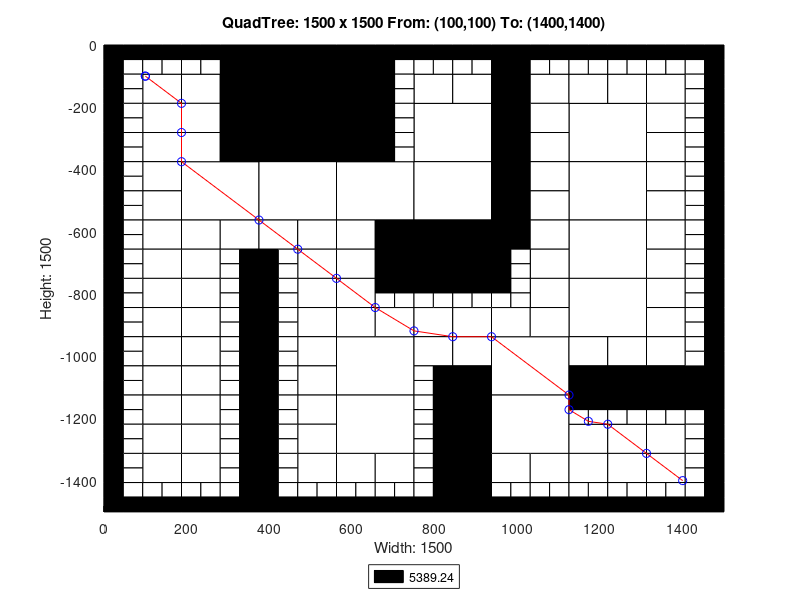

The MATLAB script that drew this image:
axis([0 1500 -1500 0]);
title('QuadTree: 1500 x 1500 From: (100,100) To: (1400,1400)');
xlabel('Width: 1500');
ylabel('Height: 1500');
rectangle('Position',[375 -187.5 187.5 187.5], 'FaceColor',[0 0 0]);
rectangle('Position',[375 -375 187.5 187.5], 'FaceColor',[0 0 0]);
rectangle('Position',[187.5 -562.5 187.5 187.5], 'FaceColor',[1 1 1]);
rectangle('Position',[375 -562.5 187.5 187.5], 'FaceColor',[1 1 1]);
rectangle('Position',[562.5 -562.5 187.5 187.5], 'FaceColor',[1 1 1]);
rectangle('Position',[750 -375 187.5 187.5], 'FaceColor',[1 1 1]);
rectangle('Position',[1125 -375 187.5 187.5], 'FaceColor',[1 1 1]);
rectangle('Position',[750 -562.5 187.5 187.5], 'FaceColor',[1 1 1]);
rectangle('Position',[750 -750 187.5 187.5], 'FaceColor',[0 0 0]);
rectangle('Position',[1125 -562.5 187.5 187.5], 'FaceColor',[1 1 1]);
rectangle('Position',[1125 -750 187.5 187.5], 'FaceColor',[1 1 1]);
rectangle('Position',[562.5 -1125 187.5 187.5], 'FaceColor',[1 1 1]);
rectangle('Position',[562.5 -1312.5 187.5 187.5], 'FaceColor',[1 1 1]);
rectangle('Position',[937.5 -1125 187.5 187.5], 'FaceColor',[1 1 1]);
rectangle('Position',[1125 -937.5 187.5 187.5], 'FaceColor',[1 1 1]);
rectangle('Position',[937.5 -1312.5 187.5 187.5], 'FaceColor',[1 1 1]);
rectangle('Position',[93.75 -187.5 93.75 93.75], 'FaceColor',[1 1 1]);
rectangle('Position',[281.25 -93.75 93.75 93.75], 'FaceColor',[0 0 0]);
rectangle('Position',[187.5 -187.5 93.75 93.75], 'FaceColor',[1 1 1]);
rectangle('Position',[281.25 -187.5 93.75 93.75], 'FaceColor',[0 0 0]);
rectangle('Position',[93.75 -281.25 93.75 93.75], 'FaceColor',[1 1 1]);
rectangle('Position',[93.75 -375 93.75 93.75], 'FaceColor',[1 1 1]);
rectangle('Position',[187.5 -281.25 93.75 93.75], 'FaceColor',[1 1 1]);
rectangle('Position',[281.25 -281.25 93.75 93.75], 'FaceColor',[0 0 0]);
rectangle('Position',[187.5 -375 93.75 93.75], 'FaceColor',[1 1 1]);
rectangle('Position',[281.25 -375 93.75 93.75], 'FaceColor',[0 0 0]);
rectangle('Position',[562.5 -93.75 93.75 93.75], 'FaceColor',[0 0 0]);
rectangle('Position',[562.5 -187.5 93.75 93.75], 'FaceColor',[0 0 0]);
rectangle('Position',[562.5 -281.25 93.75 93.75], 'FaceColor',[0 0 0]);
rectangle('Position',[562.5 -375 93.75 93.75], 'FaceColor',[0 0 0]);
rectangle('Position',[93.75 -468.75 93.75 93.75], 'FaceColor',[1 1 1]);
rectangle('Position',[93.75 -562.5 93.75 93.75], 'FaceColor',[1 1 1]);
rectangle('Position',[93.75 -656.25 93.75 93.75], 'FaceColor',[1 1 1]);
rectangle('Position',[93.75 -750 93.75 93.75], 'FaceColor',[1 1 1]);
rectangle('Position',[187.5 -656.25 93.75 93.75], 'FaceColor',[1 1 1]);
rectangle('Position',[281.25 -656.25 93.75 93.75], 'FaceColor',[1 1 1]);
rectangle('Position',[187.5 -750 93.75 93.75], 'FaceColor',[1 1 1]);
rectangle('Position',[375 -656.25 93.75 93.75], 'FaceColor',[1 1 1]);
rectangle('Position',[468.75 -656.25 93.75 93.75], 'FaceColor',[1 1 1]);
rectangle('Position',[468.75 -750 93.75 93.75], 'FaceColor',[1 1 1]);
rectangle('Position',[562.5 -656.25 93.75 93.75], 'FaceColor',[1 1 1]);
rectangle('Position',[656.25 -656.25 93.75 93.75], 'FaceColor',[0 0 0]);
rectangle('Position',[562.5 -750 93.75 93.75], 'FaceColor',[1 1 1]);
rectangle('Position',[656.25 -750 93.75 93.75], 'FaceColor',[0 0 0]);
rectangle('Position',[750 -187.5 93.75 93.75], 'FaceColor',[1 1 1]);
rectangle('Position',[843.75 -187.5 93.75 93.75], 'FaceColor',[1 1 1]);
rectangle('Position',[937.5 -93.75 93.75 93.75], 'FaceColor',[0 0 0]);
rectangle('Position',[937.5 -187.5 93.75 93.75], 'FaceColor',[0 0 0]);
rectangle('Position',[1031.25 -187.5 93.75 93.75], 'FaceColor',[1 1 1]);
rectangle('Position',[937.5 -281.25 93.75 93.75], 'FaceColor',[0 0 0]);
rectangle('Position',[1031.25 -281.25 93.75 93.75], 'FaceColor',[1 1 1]);
rectangle('Position',[937.5 -375 93.75 93.75], 'FaceColor',[0 0 0]);
rectangle('Position',[1031.25 -375 93.75 93.75], 'FaceColor',[1 1 1]);
rectangle('Position',[1125 -187.5 93.75 93.75], 'FaceColor',[1 1 1]);
rectangle('Position',[1218.75 -187.5 93.75 93.75], 'FaceColor',[1 1 1]);
rectangle('Position',[1312.5 -187.5 93.75 93.75], 'FaceColor',[1 1 1]);
rectangle('Position',[1312.5 -281.25 93.75 93.75], 'FaceColor',[1 1 1]);
rectangle('Position',[1312.5 -375 93.75 93.75], 'FaceColor',[1 1 1]);
rectangle('Position',[937.5 -468.75 93.75 93.75], 'FaceColor',[0 0 0]);
rectangle('Position',[1031.25 -468.75 93.75 93.75], 'FaceColor',[1 1 1]);
rectangle('Position',[937.5 -562.5 93.75 93.75], 'FaceColor',[0 0 0]);
rectangle('Position',[1031.25 -562.5 93.75 93.75], 'FaceColor',[1 1 1]);
rectangle('Position',[937.5 -656.25 93.75 93.75], 'FaceColor',[0 0 0]);
rectangle('Position',[1031.25 -656.25 93.75 93.75], 'FaceColor',[1 1 1]);
rectangle('Position',[1031.25 -750 93.75 93.75], 'FaceColor',[1 1 1]);
rectangle('Position',[1312.5 -468.75 93.75 93.75], 'FaceColor',[1 1 1]);
rectangle('Position',[1312.5 -562.5 93.75 93.75], 'FaceColor',[1 1 1]);
rectangle('Position',[1312.5 -656.25 93.75 93.75], 'FaceColor',[1 1 1]);
rectangle('Position',[1312.5 -750 93.75 93.75], 'FaceColor',[1 1 1]);
rectangle('Position',[93.75 -843.75 93.75 93.75], 'FaceColor',[1 1 1]);
rectangle('Position',[93.75 -937.5 93.75 93.75], 'FaceColor',[1 1 1]);
rectangle('Position',[187.5 -843.75 93.75 93.75], 'FaceColor',[1 1 1]);
rectangle('Position',[187.5 -937.5 93.75 93.75], 'FaceColor',[1 1 1]);
rectangle('Position',[93.75 -1031.25 93.75 93.75], 'FaceColor',[1 1 1]);
rectangle('Position',[93.75 -1125 93.75 93.75], 'FaceColor',[1 1 1]);
rectangle('Position',[187.5 -1031.25 93.75 93.75], 'FaceColor',[1 1 1]);
rectangle('Position',[187.5 -1125 93.75 93.75], 'FaceColor',[1 1 1]);
rectangle('Position',[468.75 -843.75 93.75 93.75], 'FaceColor',[1 1 1]);
rectangle('Position',[468.75 -937.5 93.75 93.75], 'FaceColor',[1 1 1]);
rectangle('Position',[562.5 -843.75 93.75 93.75], 'FaceColor',[1 1 1]);
rectangle('Position',[562.5 -937.5 93.75 93.75], 'FaceColor',[1 1 1]);
rectangle('Position',[656.25 -937.5 93.75 93.75], 'FaceColor',[1 1 1]);
rectangle('Position',[468.75 -1031.25 93.75 93.75], 'FaceColor',[1 1 1]);
rectangle('Position',[468.75 -1125 93.75 93.75], 'FaceColor',[1 1 1]);
rectangle('Position',[93.75 -1218.75 93.75 93.75], 'FaceColor',[1 1 1]);
rectangle('Position',[93.75 -1312.5 93.75 93.75], 'FaceColor',[1 1 1]);
rectangle('Position',[187.5 -1218.75 93.75 93.75], 'FaceColor',[1 1 1]);
rectangle('Position',[187.5 -1312.5 93.75 93.75], 'FaceColor',[1 1 1]);
rectangle('Position',[93.75 -1406.25 93.75 93.75], 'FaceColor',[1 1 1]);
rectangle('Position',[187.5 -1406.25 93.75 93.75], 'FaceColor',[1 1 1]);
rectangle('Position',[468.75 -1218.75 93.75 93.75], 'FaceColor',[1 1 1]);
rectangle('Position',[468.75 -1312.5 93.75 93.75], 'FaceColor',[1 1 1]);
rectangle('Position',[468.75 -1406.25 93.75 93.75], 'FaceColor',[1 1 1]);
rectangle('Position',[562.5 -1406.25 93.75 93.75], 'FaceColor',[1 1 1]);
rectangle('Position',[656.25 -1406.25 93.75 93.75], 'FaceColor',[1 1 1]);
rectangle('Position',[750 -937.5 93.75 93.75], 'FaceColor',[1 1 1]);
rectangle('Position',[843.75 -937.5 93.75 93.75], 'FaceColor',[1 1 1]);
rectangle('Position',[1031.25 -843.75 93.75 93.75], 'FaceColor',[1 1 1]);
rectangle('Position',[937.5 -937.5 93.75 93.75], 'FaceColor',[1 1 1]);
rectangle('Position',[1031.25 -937.5 93.75 93.75], 'FaceColor',[1 1 1]);
rectangle('Position',[750 -1031.25 93.75 93.75], 'FaceColor',[1 1 1]);
rectangle('Position',[843.75 -1031.25 93.75 93.75], 'FaceColor',[1 1 1]);
rectangle('Position',[843.75 -1125 93.75 93.75], 'FaceColor',[0 0 0]);
rectangle('Position',[1312.5 -843.75 93.75 93.75], 'FaceColor',[1 1 1]);
rectangle('Position',[1312.5 -937.5 93.75 93.75], 'FaceColor',[1 1 1]);
rectangle('Position',[1125 -1031.25 93.75 93.75], 'FaceColor',[1 1 1]);
rectangle('Position',[1218.75 -1031.25 93.75 93.75], 'FaceColor',[1 1 1]);
rectangle('Position',[1125 -1125 93.75 93.75], 'FaceColor',[0 0 0]);
rectangle('Position',[1218.75 -1125 93.75 93.75], 'FaceColor',[0 0 0]);
rectangle('Position',[1312.5 -1031.25 93.75 93.75], 'FaceColor',[1 1 1]);
rectangle('Position',[1312.5 -1125 93.75 93.75], 'FaceColor',[0 0 0]);
rectangle('Position',[1406.25 -1125 93.75 93.75], 'FaceColor',[0 0 0]);
rectangle('Position',[843.75 -1218.75 93.75 93.75], 'FaceColor',[0 0 0]);
rectangle('Position',[843.75 -1312.5 93.75 93.75], 'FaceColor',[0 0 0]);
rectangle('Position',[843.75 -1406.25 93.75 93.75], 'FaceColor',[0 0 0]);
rectangle('Position',[843.75 -1500 93.75 93.75], 'FaceColor',[0 0 0]);
rectangle('Position',[937.5 -1406.25 93.75 93.75], 'FaceColor',[1 1 1]);
rectangle('Position',[1031.25 -1406.25 93.75 93.75], 'FaceColor',[1 1 1]);
rectangle('Position',[1125 -1312.5 93.75 93.75], 'FaceColor',[1 1 1]);
rectangle('Position',[1218.75 -1312.5 93.75 93.75], 'FaceColor',[1 1 1]);
rectangle('Position',[1312.5 -1312.5 93.75 93.75], 'FaceColor',[1 1 1]);
rectangle('Position',[1125 -1406.25 93.75 93.75], 'FaceColor',[1 1 1]);
rectangle('Position',[1218.75 -1406.25 93.75 93.75], 'FaceColor',[1 1 1]);
rectangle('Position',[1312.5 -1406.25 93.75 93.75], 'FaceColor',[1 1 1]);
rectangle('Position',[0 -46.875 46.875 46.875], 'FaceColor',[0 0 0]);
rectangle('Position',[46.875 -46.875 46.875 46.875], 'FaceColor',[0 0 0]);
rectangle('Position',[0 -93.75 46.875 46.875], 'FaceColor',[0 0 0]);
rectangle('Position',[46.875 -93.75 46.875 46.875], 'FaceColor',[1 1 1]);
rectangle('Position',[93.75 -46.875 46.875 46.875], 'FaceColor',[0 0 0]);
rectangle('Position',[140.625 -46.875 46.875 46.875], 'FaceColor',[0 0 0]);
rectangle('Position',[93.75 -93.75 46.875 46.875], 'FaceColor',[1 1 1]);
rectangle('Position',[140.625 -93.75 46.875 46.875], 'FaceColor',[1 1 1]);
rectangle('Position',[0 -140.625 46.875 46.875], 'FaceColor',[0 0 0]);
rectangle('Position',[46.875 -140.625 46.875 46.875], 'FaceColor',[1 1 1]);
rectangle('Position',[0 -187.5 46.875 46.875], 'FaceColor',[0 0 0]);
rectangle('Position',[46.875 -187.5 46.875 46.875], 'FaceColor',[1 1 1]);
rectangle('Position',[187.5 -46.875 46.875 46.875], 'FaceColor',[0 0 0]);
rectangle('Position',[234.375 -46.875 46.875 46.875], 'FaceColor',[0 0 0]);
rectangle('Position',[187.5 -93.75 46.875 46.875], 'FaceColor',[1 1 1]);
rectangle('Position',[234.375 -93.75 46.875 46.875], 'FaceColor',[1 1 1]);
rectangle('Position',[0 -234.375 46.875 46.875], 'FaceColor',[0 0 0]);
rectangle('Position',[46.875 -234.375 46.875 46.875], 'FaceColor',[1 1 1]);
rectangle('Position',[0 -281.25 46.875 46.875], 'FaceColor',[0 0 0]);
rectangle('Position',[46.875 -281.25 46.875 46.875], 'FaceColor',[1 1 1]);
rectangle('Position',[0 -328.125 46.875 46.875], 'FaceColor',[0 0 0]);
rectangle('Position',[46.875 -328.125 46.875 46.875], 'FaceColor',[1 1 1]);
rectangle('Position',[0 -375 46.875 46.875], 'FaceColor',[0 0 0]);
rectangle('Position',[46.875 -375 46.875 46.875], 'FaceColor',[1 1 1]);
rectangle('Position',[656.25 -46.875 46.875 46.875], 'FaceColor',[0 0 0]);
rectangle('Position',[703.125 -46.875 46.875 46.875], 'FaceColor',[0 0 0]);
rectangle('Position',[656.25 -93.75 46.875 46.875], 'FaceColor',[0 0 0]);
rectangle('Position',[703.125 -93.75 46.875 46.875], 'FaceColor',[1 1 1]);
rectangle('Position',[656.25 -140.625 46.875 46.875], 'FaceColor',[0 0 0]);
rectangle('Position',[703.125 -140.625 46.875 46.875], 'FaceColor',[1 1 1]);
rectangle('Position',[656.25 -187.5 46.875 46.875], 'FaceColor',[0 0 0]);
rectangle('Position',[703.125 -187.5 46.875 46.875], 'FaceColor',[1 1 1]);
rectangle('Position',[656.25 -234.375 46.875 46.875], 'FaceColor',[0 0 0]);
rectangle('Position',[703.125 -234.375 46.875 46.875], 'FaceColor',[1 1 1]);
rectangle('Position',[656.25 -281.25 46.875 46.875], 'FaceColor',[0 0 0]);
rectangle('Position',[703.125 -281.25 46.875 46.875], 'FaceColor',[1 1 1]);
rectangle('Position',[656.25 -328.125 46.875 46.875], 'FaceColor',[0 0 0]);
rectangle('Position',[703.125 -328.125 46.875 46.875], 'FaceColor',[1 1 1]);
rectangle('Position',[656.25 -375 46.875 46.875], 'FaceColor',[0 0 0]);
rectangle('Position',[703.125 -375 46.875 46.875], 'FaceColor',[1 1 1]);
rectangle('Position',[0 -421.875 46.875 46.875], 'FaceColor',[0 0 0]);
rectangle('Position',[46.875 -421.875 46.875 46.875], 'FaceColor',[1 1 1]);
rectangle('Position',[0 -468.75 46.875 46.875], 'FaceColor',[0 0 0]);
rectangle('Position',[46.875 -468.75 46.875 46.875], 'FaceColor',[1 1 1]);
rectangle('Position',[0 -515.625 46.875 46.875], 'FaceColor',[0 0 0]);
rectangle('Position',[46.875 -515.625 46.875 46.875], 'FaceColor',[1 1 1]);
rectangle('Position',[0 -562.5 46.875 46.875], 'FaceColor',[0 0 0]);
rectangle('Position',[46.875 -562.5 46.875 46.875], 'FaceColor',[1 1 1]);
rectangle('Position',[0 -609.375 46.875 46.875], 'FaceColor',[0 0 0]);
rectangle('Position',[46.875 -609.375 46.875 46.875], 'FaceColor',[1 1 1]);
rectangle('Position',[0 -656.25 46.875 46.875], 'FaceColor',[0 0 0]);
rectangle('Position',[46.875 -656.25 46.875 46.875], 'FaceColor',[1 1 1]);
rectangle('Position',[0 -703.125 46.875 46.875], 'FaceColor',[0 0 0]);
rectangle('Position',[46.875 -703.125 46.875 46.875], 'FaceColor',[1 1 1]);
rectangle('Position',[0 -750 46.875 46.875], 'FaceColor',[0 0 0]);
rectangle('Position',[46.875 -750 46.875 46.875], 'FaceColor',[1 1 1]);
rectangle('Position',[281.25 -703.125 46.875 46.875], 'FaceColor',[1 1 1]);
rectangle('Position',[328.125 -703.125 46.875 46.875], 'FaceColor',[0 0 0]);
rectangle('Position',[281.25 -750 46.875 46.875], 'FaceColor',[1 1 1]);
rectangle('Position',[328.125 -750 46.875 46.875], 'FaceColor',[0 0 0]);
rectangle('Position',[375 -703.125 46.875 46.875], 'FaceColor',[0 0 0]);
rectangle('Position',[421.875 -703.125 46.875 46.875], 'FaceColor',[1 1 1]);
rectangle('Position',[375 -750 46.875 46.875], 'FaceColor',[0 0 0]);
rectangle('Position',[421.875 -750 46.875 46.875], 'FaceColor',[1 1 1]);
rectangle('Position',[750 -46.875 46.875 46.875], 'FaceColor',[0 0 0]);
rectangle('Position',[796.875 -46.875 46.875 46.875], 'FaceColor',[0 0 0]);
rectangle('Position',[750 -93.75 46.875 46.875], 'FaceColor',[1 1 1]);
rectangle('Position',[796.875 -93.75 46.875 46.875], 'FaceColor',[1 1 1]);
rectangle('Position',[843.75 -46.875 46.875 46.875], 'FaceColor',[0 0 0]);
rectangle('Position',[890.625 -46.875 46.875 46.875], 'FaceColor',[0 0 0]);
rectangle('Position',[843.75 -93.75 46.875 46.875], 'FaceColor',[1 1 1]);
rectangle('Position',[890.625 -93.75 46.875 46.875], 'FaceColor',[1 1 1]);
rectangle('Position',[1031.25 -46.875 46.875 46.875], 'FaceColor',[0 0 0]);
rectangle('Position',[1078.12 -46.875 46.875 46.875], 'FaceColor',[0 0 0]);
rectangle('Position',[1031.25 -93.75 46.875 46.875], 'FaceColor',[1 1 1]);
rectangle('Position',[1078.12 -93.75 46.875 46.875], 'FaceColor',[1 1 1]);
rectangle('Position',[1125 -46.875 46.875 46.875], 'FaceColor',[0 0 0]);
rectangle('Position',[1171.88 -46.875 46.875 46.875], 'FaceColor',[0 0 0]);
rectangle('Position',[1125 -93.75 46.875 46.875], 'FaceColor',[1 1 1]);
rectangle('Position',[1171.88 -93.75 46.875 46.875], 'FaceColor',[1 1 1]);
rectangle('Position',[1218.75 -46.875 46.875 46.875], 'FaceColor',[0 0 0]);
rectangle('Position',[1265.62 -46.875 46.875 46.875], 'FaceColor',[0 0 0]);
rectangle('Position',[1218.75 -93.75 46.875 46.875], 'FaceColor',[1 1 1]);
rectangle('Position',[1265.62 -93.75 46.875 46.875], 'FaceColor',[1 1 1]);
rectangle('Position',[1312.5 -46.875 46.875 46.875], 'FaceColor',[0 0 0]);
rectangle('Position',[1359.38 -46.875 46.875 46.875], 'FaceColor',[0 0 0]);
rectangle('Position',[1312.5 -93.75 46.875 46.875], 'FaceColor',[1 1 1]);
rectangle('Position',[1359.38 -93.75 46.875 46.875], 'FaceColor',[1 1 1]);
rectangle('Position',[1406.25 -46.875 46.875 46.875], 'FaceColor',[0 0 0]);
rectangle('Position',[1453.12 -46.875 46.875 46.875], 'FaceColor',[0 0 0]);
rectangle('Position',[1406.25 -93.75 46.875 46.875], 'FaceColor',[1 1 1]);
rectangle('Position',[1453.12 -93.75 46.875 46.875], 'FaceColor',[0 0 0]);
rectangle('Position',[1406.25 -140.625 46.875 46.875], 'FaceColor',[1 1 1]);
rectangle('Position',[1453.12 -140.625 46.875 46.875], 'FaceColor',[0 0 0]);
rectangle('Position',[1406.25 -187.5 46.875 46.875], 'FaceColor',[1 1 1]);
rectangle('Position',[1453.12 -187.5 46.875 46.875], 'FaceColor',[0 0 0]);
rectangle('Position',[1406.25 -234.375 46.875 46.875], 'FaceColor',[1 1 1]);
rectangle('Position',[1453.12 -234.375 46.875 46.875], 'FaceColor',[0 0 0]);
rectangle('Position',[1406.25 -281.25 46.875 46.875], 'FaceColor',[1 1 1]);
rectangle('Position',[1453.12 -281.25 46.875 46.875], 'FaceColor',[0 0 0]);
rectangle('Position',[1406.25 -328.125 46.875 46.875], 'FaceColor',[1 1 1]);
rectangle('Position',[1453.12 -328.125 46.875 46.875], 'FaceColor',[0 0 0]);
rectangle('Position',[1406.25 -375 46.875 46.875], 'FaceColor',[1 1 1]);
rectangle('Position',[1453.12 -375 46.875 46.875], 'FaceColor',[0 0 0]);
rectangle('Position',[937.5 -703.125 46.875 46.875], 'FaceColor',[0 0 0]);
rectangle('Position',[984.375 -703.125 46.875 46.875], 'FaceColor',[1 1 1]);
rectangle('Position',[937.5 -750 46.875 46.875], 'FaceColor',[0 0 0]);
rectangle('Position',[984.375 -750 46.875 46.875], 'FaceColor',[1 1 1]);
rectangle('Position',[1406.25 -421.875 46.875 46.875], 'FaceColor',[1 1 1]);
rectangle('Position',[1453.12 -421.875 46.875 46.875], 'FaceColor',[0 0 0]);
rectangle('Position',[1406.25 -468.75 46.875 46.875], 'FaceColor',[1 1 1]);
rectangle('Position',[1453.12 -468.75 46.875 46.875], 'FaceColor',[0 0 0]);
rectangle('Position',[1406.25 -515.625 46.875 46.875], 'FaceColor',[1 1 1]);
rectangle('Position',[1453.12 -515.625 46.875 46.875], 'FaceColor',[0 0 0]);
rectangle('Position',[1406.25 -562.5 46.875 46.875], 'FaceColor',[1 1 1]);
rectangle('Position',[1453.12 -562.5 46.875 46.875], 'FaceColor',[0 0 0]);
rectangle('Position',[1406.25 -609.375 46.875 46.875], 'FaceColor',[1 1 1]);
rectangle('Position',[1453.12 -609.375 46.875 46.875], 'FaceColor',[0 0 0]);
rectangle('Position',[1406.25 -656.25 46.875 46.875], 'FaceColor',[1 1 1]);
rectangle('Position',[1453.12 -656.25 46.875 46.875], 'FaceColor',[0 0 0]);
rectangle('Position',[1406.25 -703.125 46.875 46.875], 'FaceColor',[1 1 1]);
rectangle('Position',[1453.12 -703.125 46.875 46.875], 'FaceColor',[0 0 0]);
rectangle('Position',[1406.25 -750 46.875 46.875], 'FaceColor',[1 1 1]);
rectangle('Position',[1453.12 -750 46.875 46.875], 'FaceColor',[0 0 0]);
rectangle('Position',[0 -796.875 46.875 46.875], 'FaceColor',[0 0 0]);
rectangle('Position',[46.875 -796.875 46.875 46.875], 'FaceColor',[1 1 1]);
rectangle('Position',[0 -843.75 46.875 46.875], 'FaceColor',[0 0 0]);
rectangle('Position',[46.875 -843.75 46.875 46.875], 'FaceColor',[1 1 1]);
rectangle('Position',[0 -890.625 46.875 46.875], 'FaceColor',[0 0 0]);
rectangle('Position',[46.875 -890.625 46.875 46.875], 'FaceColor',[1 1 1]);
rectangle('Position',[0 -937.5 46.875 46.875], 'FaceColor',[0 0 0]);
rectangle('Position',[46.875 -937.5 46.875 46.875], 'FaceColor',[1 1 1]);
rectangle('Position',[281.25 -796.875 46.875 46.875], 'FaceColor',[1 1 1]);
rectangle('Position',[328.125 -796.875 46.875 46.875], 'FaceColor',[0 0 0]);
rectangle('Position',[281.25 -843.75 46.875 46.875], 'FaceColor',[1 1 1]);
rectangle('Position',[328.125 -843.75 46.875 46.875], 'FaceColor',[0 0 0]);
rectangle('Position',[281.25 -890.625 46.875 46.875], 'FaceColor',[1 1 1]);
rectangle('Position',[328.125 -890.625 46.875 46.875], 'FaceColor',[0 0 0]);
rectangle('Position',[281.25 -937.5 46.875 46.875], 'FaceColor',[1 1 1]);
rectangle('Position',[328.125 -937.5 46.875 46.875], 'FaceColor',[0 0 0]);
rectangle('Position',[0 -984.375 46.875 46.875], 'FaceColor',[0 0 0]);
rectangle('Position',[46.875 -984.375 46.875 46.875], 'FaceColor',[1 1 1]);
rectangle('Position',[0 -1031.25 46.875 46.875], 'FaceColor',[0 0 0]);
rectangle('Position',[46.875 -1031.25 46.875 46.875], 'FaceColor',[1 1 1]);
rectangle('Position',[0 -1078.12 46.875 46.875], 'FaceColor',[0 0 0]);
rectangle('Position',[46.875 -1078.12 46.875 46.875], 'FaceColor',[1 1 1]);
rectangle('Position',[0 -1125 46.875 46.875], 'FaceColor',[0 0 0]);
rectangle('Position',[46.875 -1125 46.875 46.875], 'FaceColor',[1 1 1]);
rectangle('Position',[281.25 -984.375 46.875 46.875], 'FaceColor',[1 1 1]);
rectangle('Position',[328.125 -984.375 46.875 46.875], 'FaceColor',[0 0 0]);
rectangle('Position',[281.25 -1031.25 46.875 46.875], 'FaceColor',[1 1 1]);
rectangle('Position',[328.125 -1031.25 46.875 46.875], 'FaceColor',[0 0 0]);
rectangle('Position',[281.25 -1078.12 46.875 46.875], 'FaceColor',[1 1 1]);
rectangle('Position',[328.125 -1078.12 46.875 46.875], 'FaceColor',[0 0 0]);
rectangle('Position',[281.25 -1125 46.875 46.875], 'FaceColor',[1 1 1]);
rectangle('Position',[328.125 -1125 46.875 46.875], 'FaceColor',[0 0 0]);
rectangle('Position',[375 -796.875 46.875 46.875], 'FaceColor',[0 0 0]);
rectangle('Position',[421.875 -796.875 46.875 46.875], 'FaceColor',[1 1 1]);
rectangle('Position',[375 -843.75 46.875 46.875], 'FaceColor',[0 0 0]);
rectangle('Position',[421.875 -843.75 46.875 46.875], 'FaceColor',[1 1 1]);
rectangle('Position',[375 -890.625 46.875 46.875], 'FaceColor',[0 0 0]);
rectangle('Position',[421.875 -890.625 46.875 46.875], 'FaceColor',[1 1 1]);
rectangle('Position',[375 -937.5 46.875 46.875], 'FaceColor',[0 0 0]);
rectangle('Position',[421.875 -937.5 46.875 46.875], 'FaceColor',[1 1 1]);
rectangle('Position',[656.25 -796.875 46.875 46.875], 'FaceColor',[0 0 0]);
rectangle('Position',[703.125 -796.875 46.875 46.875], 'FaceColor',[0 0 0]);
rectangle('Position',[656.25 -843.75 46.875 46.875], 'FaceColor',[1 1 1]);
rectangle('Position',[703.125 -843.75 46.875 46.875], 'FaceColor',[1 1 1]);
rectangle('Position',[375 -984.375 46.875 46.875], 'FaceColor',[0 0 0]);
rectangle('Position',[421.875 -984.375 46.875 46.875], 'FaceColor',[1 1 1]);
rectangle('Position',[375 -1031.25 46.875 46.875], 'FaceColor',[0 0 0]);
rectangle('Position',[421.875 -1031.25 46.875 46.875], 'FaceColor',[1 1 1]);
rectangle('Position',[375 -1078.12 46.875 46.875], 'FaceColor',[0 0 0]);
rectangle('Position',[421.875 -1078.12 46.875 46.875], 'FaceColor',[1 1 1]);
rectangle('Position',[375 -1125 46.875 46.875], 'FaceColor',[0 0 0]);
rectangle('Position',[421.875 -1125 46.875 46.875], 'FaceColor',[1 1 1]);
rectangle('Position',[0 -1171.88 46.875 46.875], 'FaceColor',[0 0 0]);
rectangle('Position',[46.875 -1171.88 46.875 46.875], 'FaceColor',[1 1 1]);
rectangle('Position',[0 -1218.75 46.875 46.875], 'FaceColor',[0 0 0]);
rectangle('Position',[46.875 -1218.75 46.875 46.875], 'FaceColor',[1 1 1]);
rectangle('Position',[0 -1265.62 46.875 46.875], 'FaceColor',[0 0 0]);
rectangle('Position',[46.875 -1265.62 46.875 46.875], 'FaceColor',[1 1 1]);
rectangle('Position',[0 -1312.5 46.875 46.875], 'FaceColor',[0 0 0]);
rectangle('Position',[46.875 -1312.5 46.875 46.875], 'FaceColor',[1 1 1]);
rectangle('Position',[281.25 -1171.88 46.875 46.875], 'FaceColor',[1 1 1]);
rectangle('Position',[328.125 -1171.88 46.875 46.875], 'FaceColor',[0 0 0]);
rectangle('Position',[281.25 -1218.75 46.875 46.875], 'FaceColor',[1 1 1]);
rectangle('Position',[328.125 -1218.75 46.875 46.875], 'FaceColor',[0 0 0]);
rectangle('Position',[281.25 -1265.62 46.875 46.875], 'FaceColor',[1 1 1]);
rectangle('Position',[328.125 -1265.62 46.875 46.875], 'FaceColor',[0 0 0]);
rectangle('Position',[281.25 -1312.5 46.875 46.875], 'FaceColor',[1 1 1]);
rectangle('Position',[328.125 -1312.5 46.875 46.875], 'FaceColor',[0 0 0]);
rectangle('Position',[0 -1359.38 46.875 46.875], 'FaceColor',[0 0 0]);
rectangle('Position',[46.875 -1359.38 46.875 46.875], 'FaceColor',[1 1 1]);
rectangle('Position',[0 -1406.25 46.875 46.875], 'FaceColor',[0 0 0]);
rectangle('Position',[46.875 -1406.25 46.875 46.875], 'FaceColor',[1 1 1]);
rectangle('Position',[0 -1453.12 46.875 46.875], 'FaceColor',[0 0 0]);
rectangle('Position',[46.875 -1453.12 46.875 46.875], 'FaceColor',[1 1 1]);
rectangle('Position',[0 -1500 46.875 46.875], 'FaceColor',[0 0 0]);
rectangle('Position',[46.875 -1500 46.875 46.875], 'FaceColor',[0 0 0]);
rectangle('Position',[93.75 -1453.12 46.875 46.875], 'FaceColor',[1 1 1]);
rectangle('Position',[140.625 -1453.12 46.875 46.875], 'FaceColor',[1 1 1]);
rectangle('Position',[93.75 -1500 46.875 46.875], 'FaceColor',[0 0 0]);
rectangle('Position',[140.625 -1500 46.875 46.875], 'FaceColor',[0 0 0]);
rectangle('Position',[281.25 -1359.38 46.875 46.875], 'FaceColor',[1 1 1]);
rectangle('Position',[328.125 -1359.38 46.875 46.875], 'FaceColor',[0 0 0]);
rectangle('Position',[281.25 -1406.25 46.875 46.875], 'FaceColor',[1 1 1]);
rectangle('Position',[328.125 -1406.25 46.875 46.875], 'FaceColor',[0 0 0]);
rectangle('Position',[187.5 -1453.12 46.875 46.875], 'FaceColor',[1 1 1]);
rectangle('Position',[234.375 -1453.12 46.875 46.875], 'FaceColor',[1 1 1]);
rectangle('Position',[187.5 -1500 46.875 46.875], 'FaceColor',[0 0 0]);
rectangle('Position',[234.375 -1500 46.875 46.875], 'FaceColor',[0 0 0]);
rectangle('Position',[281.25 -1453.12 46.875 46.875], 'FaceColor',[1 1 1]);
rectangle('Position',[328.125 -1453.12 46.875 46.875], 'FaceColor',[0 0 0]);
rectangle('Position',[281.25 -1500 46.875 46.875], 'FaceColor',[0 0 0]);
rectangle('Position',[328.125 -1500 46.875 46.875], 'FaceColor',[0 0 0]);
rectangle('Position',[375 -1171.88 46.875 46.875], 'FaceColor',[0 0 0]);
rectangle('Position',[421.875 -1171.88 46.875 46.875], 'FaceColor',[1 1 1]);
rectangle('Position',[375 -1218.75 46.875 46.875], 'FaceColor',[0 0 0]);
rectangle('Position',[421.875 -1218.75 46.875 46.875], 'FaceColor',[1 1 1]);
rectangle('Position',[375 -1265.62 46.875 46.875], 'FaceColor',[0 0 0]);
rectangle('Position',[421.875 -1265.62 46.875 46.875], 'FaceColor',[1 1 1]);
rectangle('Position',[375 -1312.5 46.875 46.875], 'FaceColor',[0 0 0]);
rectangle('Position',[421.875 -1312.5 46.875 46.875], 'FaceColor',[1 1 1]);
rectangle('Position',[375 -1359.38 46.875 46.875], 'FaceColor',[0 0 0]);
rectangle('Position',[421.875 -1359.38 46.875 46.875], 'FaceColor',[1 1 1]);
rectangle('Position',[375 -1406.25 46.875 46.875], 'FaceColor',[0 0 0]);
rectangle('Position',[421.875 -1406.25 46.875 46.875], 'FaceColor',[1 1 1]);
rectangle('Position',[375 -1453.12 46.875 46.875], 'FaceColor',[0 0 0]);
rectangle('Position',[421.875 -1453.12 46.875 46.875], 'FaceColor',[1 1 1]);
rectangle('Position',[375 -1500 46.875 46.875], 'FaceColor',[0 0 0]);
rectangle('Position',[421.875 -1500 46.875 46.875], 'FaceColor',[0 0 0]);
rectangle('Position',[468.75 -1453.12 46.875 46.875], 'FaceColor',[1 1 1]);
rectangle('Position',[515.625 -1453.12 46.875 46.875], 'FaceColor',[1 1 1]);
rectangle('Position',[468.75 -1500 46.875 46.875], 'FaceColor',[0 0 0]);
rectangle('Position',[515.625 -1500 46.875 46.875], 'FaceColor',[0 0 0]);
rectangle('Position',[562.5 -1453.12 46.875 46.875], 'FaceColor',[1 1 1]);
rectangle('Position',[609.375 -1453.12 46.875 46.875], 'FaceColor',[1 1 1]);
rectangle('Position',[562.5 -1500 46.875 46.875], 'FaceColor',[0 0 0]);
rectangle('Position',[609.375 -1500 46.875 46.875], 'FaceColor',[0 0 0]);
rectangle('Position',[656.25 -1453.12 46.875 46.875], 'FaceColor',[1 1 1]);
rectangle('Position',[703.125 -1453.12 46.875 46.875], 'FaceColor',[1 1 1]);
rectangle('Position',[656.25 -1500 46.875 46.875], 'FaceColor',[0 0 0]);
rectangle('Position',[703.125 -1500 46.875 46.875], 'FaceColor',[0 0 0]);
rectangle('Position',[750 -796.875 46.875 46.875], 'FaceColor',[0 0 0]);
rectangle('Position',[796.875 -796.875 46.875 46.875], 'FaceColor',[0 0 0]);
rectangle('Position',[750 -843.75 46.875 46.875], 'FaceColor',[1 1 1]);
rectangle('Position',[796.875 -843.75 46.875 46.875], 'FaceColor',[1 1 1]);
rectangle('Position',[843.75 -796.875 46.875 46.875], 'FaceColor',[0 0 0]);
rectangle('Position',[890.625 -796.875 46.875 46.875], 'FaceColor',[0 0 0]);
rectangle('Position',[843.75 -843.75 46.875 46.875], 'FaceColor',[1 1 1]);
rectangle('Position',[890.625 -843.75 46.875 46.875], 'FaceColor',[1 1 1]);
rectangle('Position',[937.5 -796.875 46.875 46.875], 'FaceColor',[0 0 0]);
rectangle('Position',[984.375 -796.875 46.875 46.875], 'FaceColor',[1 1 1]);
rectangle('Position',[937.5 -843.75 46.875 46.875], 'FaceColor',[1 1 1]);
rectangle('Position',[984.375 -843.75 46.875 46.875], 'FaceColor',[1 1 1]);
rectangle('Position',[750 -1078.12 46.875 46.875], 'FaceColor',[1 1 1]);
rectangle('Position',[796.875 -1078.12 46.875 46.875], 'FaceColor',[0 0 0]);
rectangle('Position',[750 -1125 46.875 46.875], 'FaceColor',[1 1 1]);
rectangle('Position',[796.875 -1125 46.875 46.875], 'FaceColor',[0 0 0]);
rectangle('Position',[1406.25 -796.875 46.875 46.875], 'FaceColor',[1 1 1]);
rectangle('Position',[1453.12 -796.875 46.875 46.875], 'FaceColor',[0 0 0]);
rectangle('Position',[1406.25 -843.75 46.875 46.875], 'FaceColor',[1 1 1]);
rectangle('Position',[1453.12 -843.75 46.875 46.875], 'FaceColor',[0 0 0]);
rectangle('Position',[1406.25 -890.625 46.875 46.875], 'FaceColor',[1 1 1]);
rectangle('Position',[1453.12 -890.625 46.875 46.875], 'FaceColor',[0 0 0]);
rectangle('Position',[1406.25 -937.5 46.875 46.875], 'FaceColor',[1 1 1]);
rectangle('Position',[1453.12 -937.5 46.875 46.875], 'FaceColor',[0 0 0]);
rectangle('Position',[1406.25 -984.375 46.875 46.875], 'FaceColor',[1 1 1]);
rectangle('Position',[1453.12 -984.375 46.875 46.875], 'FaceColor',[0 0 0]);
rectangle('Position',[1406.25 -1031.25 46.875 46.875], 'FaceColor',[1 1 1]);
rectangle('Position',[1453.12 -1031.25 46.875 46.875], 'FaceColor',[0 0 0]);
rectangle('Position',[750 -1171.88 46.875 46.875], 'FaceColor',[1 1 1]);
rectangle('Position',[796.875 -1171.88 46.875 46.875], 'FaceColor',[0 0 0]);
rectangle('Position',[750 -1218.75 46.875 46.875], 'FaceColor',[1 1 1]);
rectangle('Position',[796.875 -1218.75 46.875 46.875], 'FaceColor',[0 0 0]);
rectangle('Position',[750 -1265.62 46.875 46.875], 'FaceColor',[1 1 1]);
rectangle('Position',[796.875 -1265.62 46.875 46.875], 'FaceColor',[0 0 0]);
rectangle('Position',[750 -1312.5 46.875 46.875], 'FaceColor',[1 1 1]);
rectangle('Position',[796.875 -1312.5 46.875 46.875], 'FaceColor',[0 0 0]);
rectangle('Position',[750 -1359.38 46.875 46.875], 'FaceColor',[1 1 1]);
rectangle('Position',[796.875 -1359.38 46.875 46.875], 'FaceColor',[0 0 0]);
rectangle('Position',[750 -1406.25 46.875 46.875], 'FaceColor',[1 1 1]);
rectangle('Position',[796.875 -1406.25 46.875 46.875], 'FaceColor',[0 0 0]);
rectangle('Position',[750 -1453.12 46.875 46.875], 'FaceColor',[1 1 1]);
rectangle('Position',[796.875 -1453.12 46.875 46.875], 'FaceColor',[0 0 0]);
rectangle('Position',[750 -1500 46.875 46.875], 'FaceColor',[0 0 0]);
rectangle('Position',[796.875 -1500 46.875 46.875], 'FaceColor',[0 0 0]);
rectangle('Position',[937.5 -1453.12 46.875 46.875], 'FaceColor',[1 1 1]);
rectangle('Position',[984.375 -1453.12 46.875 46.875], 'FaceColor',[1 1 1]);
rectangle('Position',[937.5 -1500 46.875 46.875], 'FaceColor',[0 0 0]);
rectangle('Position',[984.375 -1500 46.875 46.875], 'FaceColor',[0 0 0]);
rectangle('Position',[1031.25 -1453.12 46.875 46.875], 'FaceColor',[1 1 1]);
rectangle('Position',[1078.12 -1453.12 46.875 46.875], 'FaceColor',[1 1 1]);
rectangle('Position',[1031.25 -1500 46.875 46.875], 'FaceColor',[0 0 0]);
rectangle('Position',[1078.12 -1500 46.875 46.875], 'FaceColor',[0 0 0]);
rectangle('Position',[1125 -1171.88 46.875 46.875], 'FaceColor',[0 0 0]);
rectangle('Position',[1171.88 -1171.88 46.875 46.875], 'FaceColor',[0 0 0]);
rectangle('Position',[1125 -1218.75 46.875 46.875], 'FaceColor',[1 1 1]);
rectangle('Position',[1171.88 -1218.75 46.875 46.875], 'FaceColor',[1 1 1]);
rectangle('Position',[1218.75 -1171.88 46.875 46.875], 'FaceColor',[0 0 0]);
rectangle('Position',[1265.62 -1171.88 46.875 46.875], 'FaceColor',[0 0 0]);
rectangle('Position',[1218.75 -1218.75 46.875 46.875], 'FaceColor',[1 1 1]);
rectangle('Position',[1265.62 -1218.75 46.875 46.875], 'FaceColor',[1 1 1]);
rectangle('Position',[1312.5 -1171.88 46.875 46.875], 'FaceColor',[0 0 0]);
rectangle('Position',[1359.38 -1171.88 46.875 46.875], 'FaceColor',[0 0 0]);
rectangle('Position',[1312.5 -1218.75 46.875 46.875], 'FaceColor',[1 1 1]);
rectangle('Position',[1359.38 -1218.75 46.875 46.875], 'FaceColor',[1 1 1]);
rectangle('Position',[1406.25 -1171.88 46.875 46.875], 'FaceColor',[0 0 0]);
rectangle('Position',[1453.12 -1171.88 46.875 46.875], 'FaceColor',[0 0 0]);
rectangle('Position',[1406.25 -1218.75 46.875 46.875], 'FaceColor',[1 1 1]);
rectangle('Position',[1453.12 -1218.75 46.875 46.875], 'FaceColor',[0 0 0]);
rectangle('Position',[1406.25 -1265.62 46.875 46.875], 'FaceColor',[1 1 1]);
rectangle('Position',[1453.12 -1265.62 46.875 46.875], 'FaceColor',[0 0 0]);
rectangle('Position',[1406.25 -1312.5 46.875 46.875], 'FaceColor',[1 1 1]);
rectangle('Position',[1453.12 -1312.5 46.875 46.875], 'FaceColor',[0 0 0]);
rectangle('Position',[1125 -1453.12 46.875 46.875], 'FaceColor',[1 1 1]);
rectangle('Position',[1171.88 -1453.12 46.875 46.875], 'FaceColor',[1 1 1]);
rectangle('Position',[1125 -1500 46.875 46.875], 'FaceColor',[0 0 0]);
rectangle('Position',[1171.88 -1500 46.875 46.875], 'FaceColor',[0 0 0]);
rectangle('Position',[1218.75 -1453.12 46.875 46.875], 'FaceColor',[1 1 1]);
rectangle('Position',[1265.62 -1453.12 46.875 46.875], 'FaceColor',[1 1 1]);
rectangle('Position',[1218.75 -1500 46.875 46.875], 'FaceColor',[0 0 0]);
rectangle('Position',[1265.62 -1500 46.875 46.875], 'FaceColor',[0 0 0]);
rectangle('Position',[1406.25 -1359.38 46.875 46.875], 'FaceColor',[1 1 1]);
rectangle('Position',[1453.12 -1359.38 46.875 46.875], 'FaceColor',[0 0 0]);
rectangle('Position',[1406.25 -1406.25 46.875 46.875], 'FaceColor',[1 1 1]);
rectangle('Position',[1453.12 -1406.25 46.875 46.875], 'FaceColor',[0 0 0]);
rectangle('Position',[1312.5 -1453.12 46.875 46.875], 'FaceColor',[1 1 1]);
rectangle('Position',[1359.38 -1453.12 46.875 46.875], 'FaceColor',[1 1 1]);
rectangle('Position',[1312.5 -1500 46.875 46.875], 'FaceColor',[0 0 0]);
rectangle('Position',[1359.38 -1500 46.875 46.875], 'FaceColor',[0 0 0]);
rectangle('Position',[1406.25 -1453.12 46.875 46.875], 'FaceColor',[1 1 1]);
rectangle('Position',[1453.12 -1453.12 46.875 46.875], 'FaceColor',[0 0 0]);
rectangle('Position',[1406.25 -1500 46.875 46.875], 'FaceColor',[0 0 0]);
rectangle('Position',[1453.12 -1500 46.875 46.875], 'FaceColor',[0 0 0]);
X=[1400,1312.5,1218.75,1171.88,1125,1125,937.5,843.75,750,656.25,562.5,468.75,375,187.5,187.5,187.5,100,100];
Y=[-1400,-1312.5,-1218.75,-1209.38,-1171.88,-1125,-937.5,-937.5,-918.75,-843.75,-750,-656.25,-562.5,-375,-281.25,-187.5,-100,-100];
hold on;
plot(X,Y,'r');
plot(X,Y,'bo');
legend('5389.24','Location','southoutside');
